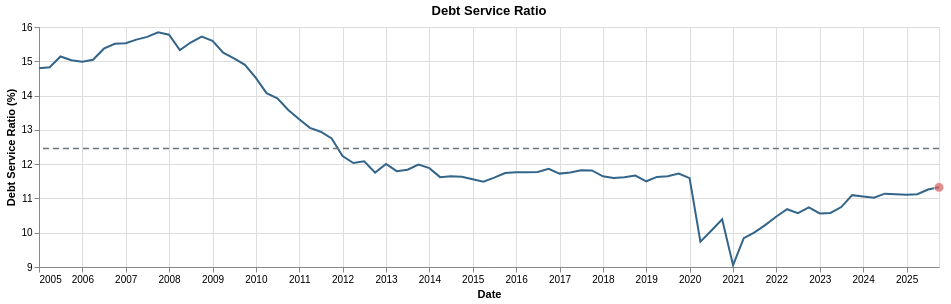

The notebook cell saved with this chart:
### Markdown cell above
### Debt Service Ratio

Debt service shows how much household disposable income goes toward required debt payments. Higher readings leave households with less room to absorb shocks or rising costs.

### Code cell
debt_service_chart = make_indicator_line_chart("TDSP", "Debt Service Ratio", "Debt Service Ratio (%)", line_color="#33658a")
display(debt_service_chart)

### Figure 1 — Vega-Lite specification as saved in the notebook (floating-point values rounded to 4 significant figures)
{"config": {"view": {"continuousWidth": 300, "continuousHeight": 300}}, "layer": [{"data": {"name": "data-1881d1415d6e7816294369b5cbf2dbed"}, "mark": {"type": "line", "color": "#33658a", "strokeWidth": 2}, "encoding": {"tooltip": [{"field": "observation_date", "format": "%Y-%m-%d", "title": "Date", "type": "temporal"}, {"field": "TDSP", "format": ".2f", "title": "Value (%)", "type": "quantitative"}], "x": {"field": "observation_date", "title": "Date", "type": "temporal"}, "y": {"field": "TDSP", "scale": {"zero": false}, "title": "Debt Service Ratio (%)", "type": "quantitative"}}}, {"data": {"name": "data-333929b3205e72fe69d750cb5d631026"}, "mark": {"type": "rule", "color": "#6c757d", "strokeDash": [6, 4], "strokeWidth": 1.5}, "encoding": {"tooltip": [{"field": "historical_average", "format": ".2f", "title": "Historical average (%)", "type": "quantitative"}], "y": {"field": "historical_average", "type": "quantitative"}}}, {"data": {"name": "data-df439f4e02774f3eb3f0972737046f2a"}, "mark": {"type": "circle", "color": "#d95f5f", "size": 95, "stroke": "white", "strokeWidth": 1}, "encoding": {"tooltip": [{"field": "observation_date", "format": "%Y-%m-%d", "title": "Latest date", "type": "temporal"}, {"field": "TDSP", "format": ".2f", "title": "Latest value (%)", "type": "quantitative"}], "x": {"field": "observation_date", "type": "temporal"}, "y": {"field": "TDSP", "type": "quantitative"}}}], "height": 240, "title": "Debt Service Ratio", "width": 900, "$schema": "https://vega.github.io/schema/vega-lite/v6.4.1.json", "datasets": {"data-1881d1415d6e7816294369b5cbf2dbed": [{"observation_date": "2005-01-01T00:00:00", "TDSP": 14.8}, {"observation_date": "2005-04-01T00:00:00", "TDSP": 14.83}, {"observation_date": "2005-07-01T00:00:00", "TDSP": 15.14}, {"observation_date": "2005-10-01T00:00:00", "TDSP": 15.03}, {"observation_date": "2006-01-01T00:00:00", "TDSP": 14.99}, {"observation_date": "2006-04-01T00:00:00", "TDSP": 15.04}, {"observation_date": "2006-07-01T00:00:00", "TDSP": 15.37}, {"observation_date": "2006-10-01T00:00:00", "TDSP": 15.51}, {"observation_date": "2007-01-01T00:00:00", "TDSP": 15.53}, {"observation_date": "2007-04-01T00:00:00", "TDSP": 15.63}, {"observation_date": "2007-07-01T00:00:00", "TDSP": 15.71}, {"observation_date": "2007-10-01T00:00:00", "TDSP": 15.85}, {"observation_date": "2008-01-01T00:00:00", "TDSP": 15.78}, {"observation_date": "2008-04-01T00:00:00", "TDSP": 15.33}, {"observation_date": "2008-07-01T00:00:00", "TDSP": 15.55}, {"observation_date": "2008-10-01T00:00:00", "TDSP": 15.72}, {"observation_date": "2009-01-01T00:00:00", "TDSP": 15.6}, {"observation_date": "2009-04-01T00:00:00", "TDSP": 15.25}, {"observation_date": "2009-07-01T00:00:00", "TDSP": 15.09}, {"observation_date": "2009-10-01T00:00:00", "TDSP": 14.9}, {"observation_date": "2010-01-01T00:00:00", "TDSP": 14.51}, {"observation_date": "2010-04-01T00:00:00", "TDSP": 14.07}, {"observation_date": "2010-07-01T00:00:00", "TDSP": 13.92}, {"observation_date": "2010-10-01T00:00:00", "TDSP": 13.58}, {"observation_date": "2011-01-01T00:00:00", "TDSP": 13.31}, {"observation_date": "2011-04-01T00:00:00", "TDSP": 13.06}, {"observation_date": "2011-07-01T00:00:00", "TDSP": 12.94}, {"observation_date": "2011-10-01T00:00:00", "TDSP": 12.75}, {"observation_date": "2012-01-01T00:00:00", "TDSP": 12.24}, {"observation_date": "2012-04-01T00:00:00", "TDSP": 12.03}, {"observation_date": "2012-07-01T00:00:00", "TDSP": 12.08}, {"observation_date": "2012-10-01T00:00:00", "TDSP": 11.75}, {"observation_date": "2013-01-01T00:00:00", "TDSP": 12.01}, {"observation_date": "2013-04-01T00:00:00", "TDSP": 11.79}, {"observation_date": "2013-07-01T00:00:00", "TDSP": 11.84}, {"observation_date": "2013-10-01T00:00:00", "TDSP": 11.99}, {"observation_date": "2014-01-01T00:00:00", "TDSP": 11.88}, {"observation_date": "2014-04-01T00:00:00", "TDSP": 11.62}, {"observation_date": "2014-07-01T00:00:00", "TDSP": 11.65}, {"observation_date": "2014-10-01T00:00:00", "TDSP": 11.63}, {"observation_date": "2015-01-01T00:00:00", "TDSP": 11.56}, {"observation_date": "2015-04-01T00:00:00", "TDSP": 11.49}, {"observation_date": "2015-07-01T00:00:00", "TDSP": 11.61}, {"observation_date": "2015-10-01T00:00:00", "TDSP": 11.74}, {"observation_date": "2016-01-01T00:00:00", "TDSP": 11.76}, {"observation_date": "2016-04-01T00:00:00", "TDSP": 11.77}, {"observation_date": "2016-07-01T00:00:00", "TDSP": 11.77}, {"observation_date": "2016-10-01T00:00:00", "TDSP": 11.87}, {"observation_date": "2017-01-01T00:00:00", "TDSP": 11.72}, {"observation_date": "2017-04-01T00:00:00", "TDSP": 11.76}, {"observation_date": "2017-07-01T00:00:00", "TDSP": 11.82}, {"observation_date": "2017-10-01T00:00:00", "TDSP": 11.82}, {"observation_date": "2018-01-01T00:00:00", "TDSP": 11.64}, {"observation_date": "2018-04-01T00:00:00", "TDSP": 11.6}, {"observation_date": "2018-07-01T00:00:00", "TDSP": 11.62}, {"observation_date": "2018-10-01T00:00:00", "TDSP": 11.67}, {"observation_date": "2019-01-01T00:00:00", "TDSP": 11.5}, {"observation_date": "2019-04-01T00:00:00", "TDSP": 11.63}, {"observation_date": "2019-07-01T00:00:00", "TDSP": 11.65}, {"observation_date": "2019-10-01T00:00:00", "TDSP": 11.73}, {"observation_date": "2020-01-01T00:00:00", "TDSP": 11.59}, {"observation_date": "2020-04-01T00:00:00", "TDSP": 9.74}, {"observation_date": "2020-07-01T00:00:00", "TDSP": 10.06}, {"observation_date": "2020-10-01T00:00:00", "TDSP": 10.39}, {"observation_date": "2021-01-01T00:00:00", "TDSP": 9.051}, {"observation_date": "2021-04-01T00:00:00", "TDSP": 9.841}, {"observation_date": "2021-07-01T00:00:00", "TDSP": 10.01}, {"observation_date": "2021-10-01T00:00:00", "TDSP": 10.23}, {"observation_date": "2022-01-01T00:00:00", "TDSP": 10.47}, {"observation_date": "2022-04-01T00:00:00", "TDSP": 10.68}, {"observation_date": "2022-07-01T00:00:00", "TDSP": 10.57}, {"observation_date": "2022-10-01T00:00:00", "TDSP": 10.74}, {"observation_date": "2023-01-01T00:00:00", "TDSP": 10.56}, {"observation_date": "2023-04-01T00:00:00", "TDSP": 10.58}, {"observation_date": "2023-07-01T00:00:00", "TDSP": 10.75}, {"observation_date": "2023-10-01T00:00:00", "TDSP": 11.1}, {"observation_date": "2024-01-01T00:00:00", "TDSP": 11.06}, {"observation_date": "2024-04-01T00:00:00", "TDSP": 11.02}, {"observation_date": "2024-07-01T00:00:00", "TDSP": 11.14}, {"observation_date": "2024-10-01T00:00:00", "TDSP": 11.12}, {"observation_date": "2025-01-01T00:00:00", "TDSP": 11.11}, {"observation_date": "2025-04-01T00:00:00", "TDSP": 11.12}, {"observation_date": "2025-07-01T00:00:00", "TDSP": 11.26}, {"observation_date": "2025-10-01T00:00:00", "TDSP": 11.32}], "data-333929b3205e72fe69d750cb5d631026": [{"historical_average": 12.46}], "data-df439f4e02774f3eb3f0972737046f2a": [{"observation_date": "2025-10-01T00:00:00", "TDSP": 11.32}]}}
